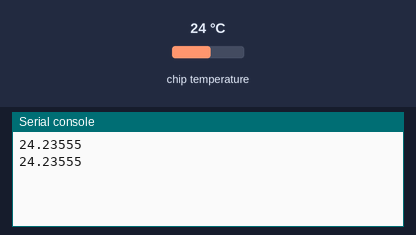
Recording of a program running on a simulated Raspberry Pi Pico running MicroPython. Shown: the last lines printed to the serial console. The inputs (shaded band) are chosen by the test bench; at power-on: chip temperature 24 °C. Nothing arrives over Bluetooth unless stated.

Above: at 1.2 s.
1.3 s: chip temperature set to 1 °C
At 2.5 s:
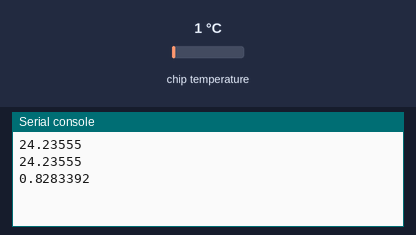
2.8 s: chip temperature set to 11 °C
At 3.8 s:
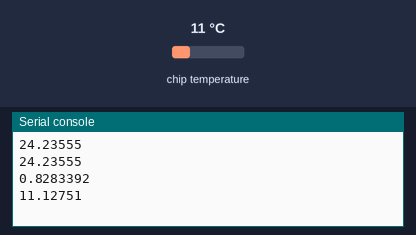
Timing chart, 0 to 5.8 s (numbered marks = the images above; inputs shaded):
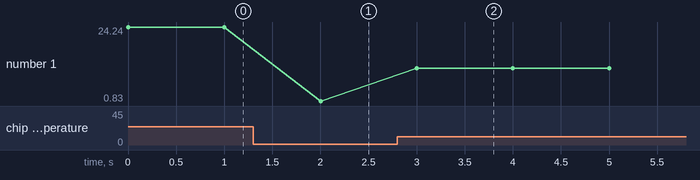

The program:

pico_w_ble_temp_peripheral.py
```python
# Defines a BLE GATT peripheral that exposes the Environmental Sensing temperature characteristic, encodes the Pico W on-board temperature, and updates the characteristic for read/notify.
#
# Full tutorial: https://shillehtek.com/blogs/news/pico-w-ble-temp-micropython
# Parts used: https://shillehtek.com/products/raspberry-pi-pico-2w-presoldered-headers
# More examples: https://github.com/shillehbean/shillehtek-examples
#

# Based on the Random Nerd Tutorials BLE example for the Raspberry Pi Pico W
# Project reference: https://RandomNerdTutorials.com/raspberry-pi-pico-w-bluetooth-low-energy-micropython/

from micropython import const
import asyncio
import aioble
import bluetooth
import struct
from picozero import pico_temp_sensor

# org.bluetooth.service.environmental_sensing
_ENV_SENSE_UUID = bluetooth.UUID(0x181A)
# org.bluetooth.characteristic.temperature
_ENV_SENSE_TEMP_UUID = bluetooth.UUID(0x2A6E)
# org.bluetooth.characteristic.gap.appearance.xml
_ADV_APPEARANCE_GENERIC_THERMOMETER = const(768)

# How frequently to send advertising beacons.
_ADV_INTERVAL_MS = 250_000

# Register GATT server.
temp_service = aioble.Service(_ENV_SENSE_UUID)
temp_characteristic = aioble.Characteristic(
    temp_service, _ENV_SENSE_TEMP_UUID, read=True, notify=True
)
aioble.register_services(temp_service)

# Encode the temperature characteristic value (sint16, hundredths of a degree).
def _encode_temperature(temp_deg_c):
    return struct.pack("<h", int(temp_deg_c * 100))

# Read the on-board temperature and update the characteristic.
async def sensor_task():
    while True:
        temperature = pico_temp_sensor.temp
        temp_characteristic.write(_encode_temperature(temperature), send_update=True)
        print(temperature)
        await asyncio.sleep_ms(1000)

# Advertise the service. Pause advertising while a central is connected.
async def peripheral_task():
    while True:
        try:
            async with await aioble.advertise(
                _ADV_INTERVAL_MS,
                name="RPi-Pico",
                services=[_ENV_SENSE_UUID],
                appearance=_ADV_APPEARANCE_GENERIC_THERMOMETER,
            ) as connection:
                print("Connection from", connection.device)
                await connection.disconnected()
        except asyncio.CancelledError:
            print("Peripheral task cancelled")
        except Exception as e:
            print("Error in peripheral_task:", e)
        finally:
            await asyncio.sleep_ms(100)

# Run both tasks.
async def main():
    t1 = asyncio.create_task(sensor_task())
    t2 = asyncio.create_task(peripheral_task())
    await asyncio.gather(t1, t2)

asyncio.run(main())
```

Measured:
- after the input at 1.3 s, the serial console: prints a new line after 0.70 s (image 1)
- after the input at 2.8 s, the serial console: prints a new line after 0.20 s (image 2)
- plotted number 1: 24.24 → 0.83 after the input at 1.3 s, 0.83 → 11.13 after the input at 2.8 s
